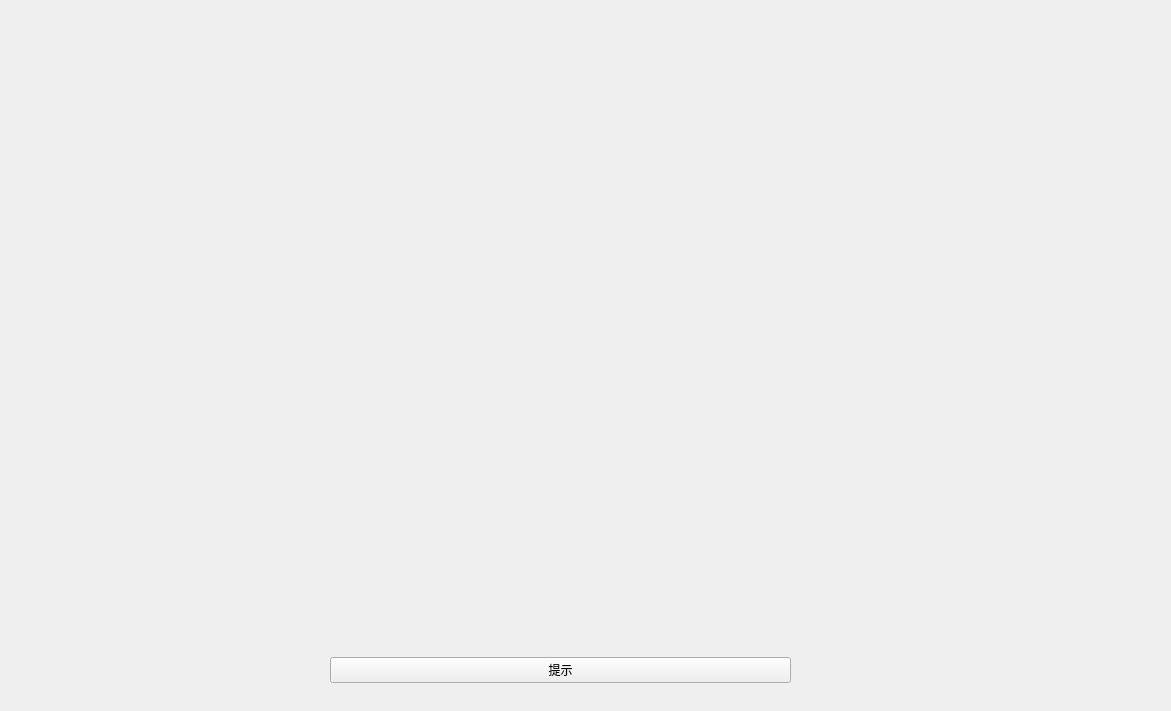
<?xml version="1.0" encoding="UTF-8"?>
<ui version="4.0">
 <class>dongsi</class>
 <widget class="QWidget" name="dongsi">
  <property name="geometry">
   <rect>
    <x>0</x>
    <y>0</y>
    <width>1171</width>
    <height>711</height>
   </rect>
  </property>
  <property name="windowTitle">
   <string>Form</string>
  </property>
  <widget class="QWidget" name="horizontalLayoutWidget">
   <property name="geometry">
    <rect>
     <x>330</x>
     <y>650</y>
     <width>461</width>
     <height>41</height>
    </rect>
   </property>
   <layout class="QHBoxLayout" name="horizontalLayout">
    <item>
     <widget class="QPushButton" name="pushButton">
      <property name="enabled">
       <bool>true</bool>
      </property>
      <property name="text">
       <string>提示</string>
      </property>
     </widget>
    </item>
   </layout>
  </widget>
  <widget class="QLabel" name="label">
   <property name="geometry">
    <rect>
     <x>20</x>
     <y>20</y>
     <width>1131</width>
     <height>514</height>
    </rect>
   </property>
   <property name="text">
    <string/>
   </property>
  </widget>
 </widget>
 <resources/>
 <connections/>
</ui>
